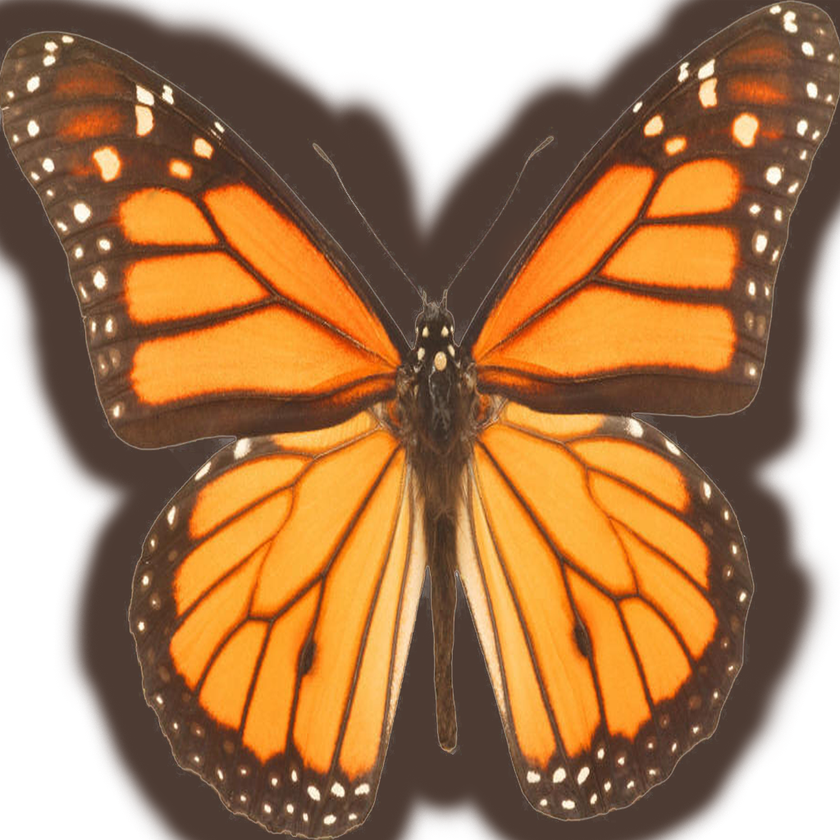
#> input picture examples/butterfly/_3ds/texture.bmp, 840 x 840 px, shrunk from 1024 x 1024 before the run
$ python knockout-photo-bg.py ../examples/butterfly/_3ds/texture.bmp ../examples/butterfly/_3ds/texture.bmp
#> lines starting #> are read from the running program, lines starting #| are printed output that depends on the picture
"""Flood-fill the four corners of a product photo to make its white
background transparent — keeps interior white pixels (LCD screens,
tick marks, etc.) intact because they aren't connected to the corner
seeds. The borderless demo windows can then display the bare object
floating without a paper-rect halo.

Usage:
    .venv/bin/python scripts/knockout-photo-bg.py INPUT.png OUTPUT.png
"""
from __future__ import annotations

import sys
from collections import deque
from PIL import Image


def knockout(src_path: str, dst_path: str, *, threshold: int = 180,
              feather: int = 2) -> None:
#> called with src_path = '../examples/butterfly/_3ds/texture.bmp', dst_path = '../examples/butterfly/_3ds/texture.bmp', threshold = 180, feather = 2
    im = Image.open(src_path).convert("RGBA")
    w, h = im.size
#> w = 840; h = 840
    px = im.load()

    # Identify candidate background pixels by R+G+B brightness +
    # neutral chroma — bright AND close-to-grey.
    def is_bg(x, y) -> bool:
        r, g, b, _a = px[x, y]
        if min(r, g, b) < threshold:
            return False
        spread = max(r, g, b) - min(r, g, b)
        return spread < 25

    # Multi-source BFS from EVERY edge pixel that already qualifies as
    # background. Seeding only from the four corners misses cases where
    # one corner sits inside a soft drop-shadow and fails the is_bg
    # check — the rest of that side then never enters the BFS frontier.
    seen = bytearray(w * h)
    queue: deque[tuple[int, int]] = deque()
    for x in range(w):
        for y in (0, h - 1):
            if is_bg(x, y) and not seen[y * w + x]:
                queue.append((x, y)); seen[y * w + x] = 1
    for y in range(h):
        for x in (0, w - 1):
            if is_bg(x, y) and not seen[y * w + x]:
                queue.append((x, y)); seen[y * w + x] = 1
#> this loop made 840 passes
    while queue:
        x, y = queue.popleft()
        px[x, y] = (255, 255, 255, 0)
        for dx, dy in ((-1, 0), (1, 0), (0, -1), (0, 1)):
            nx, ny = x + dx, y + dy
            if 0 <= nx < w and 0 <= ny < h and not seen[ny * w + nx]:
                if is_bg(nx, ny):
                    seen[ny * w + nx] = 1
                    queue.append((nx, ny))

    # Feather: along the just-cleared edge, soften surviving white
    # pixels' alpha so the object's silhouette doesn't paint a hard
    # white halo.
    if feather > 0:
        for _ in range(feather):
            kill: list[tuple[int, int]] = []
            for y in range(h):
                for x in range(w):
                    r, g, b, a = px[x, y]
                    if a == 0:
                        continue
                    if r + g + b < (threshold - 10) * 3:
                        continue
                    for dx, dy in ((-1, 0), (1, 0), (0, -1), (0, 1)):
                        nx, ny = x + dx, y + dy
                        if 0 <= nx < w and 0 <= ny < h and px[nx, ny][3] == 0:
                            kill.append((x, y))
                            break
            for x, y in kill:
                r, g, b, a = px[x, y]
                px[x, y] = (r, g, b, max(0, a - 96))
#> this loop made 2 passes

    im.save(dst_path, "PNG")
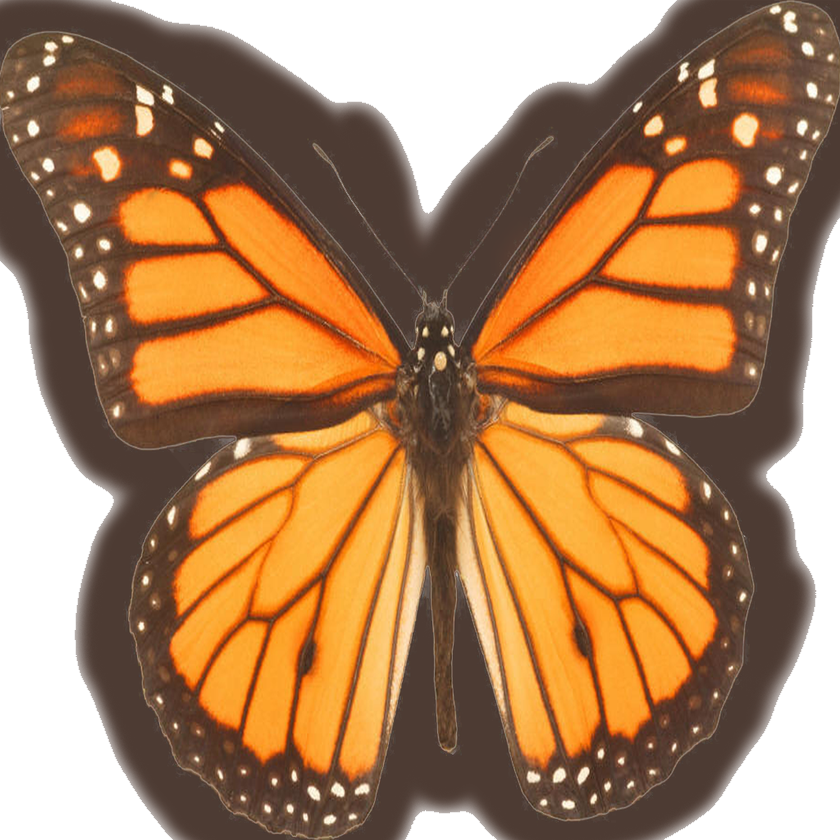
#> saved as texture.bmp: PIL image 840x840 RGBA; mean R, G, B, A 171, 129.5, 91.3, 209.5; transparent parts drawn white
    print(f"  wrote {dst_path}  ({Image.open(dst_path).size})")


def main(argv: list[str]) -> int:
    if len(argv) < 3:
        print(__doc__)
        return 2
    knockout(argv[1], argv[2])
    return 0


if __name__ == "__main__":
    raise SystemExit(main(sys.argv))
#> (the program exits here)
